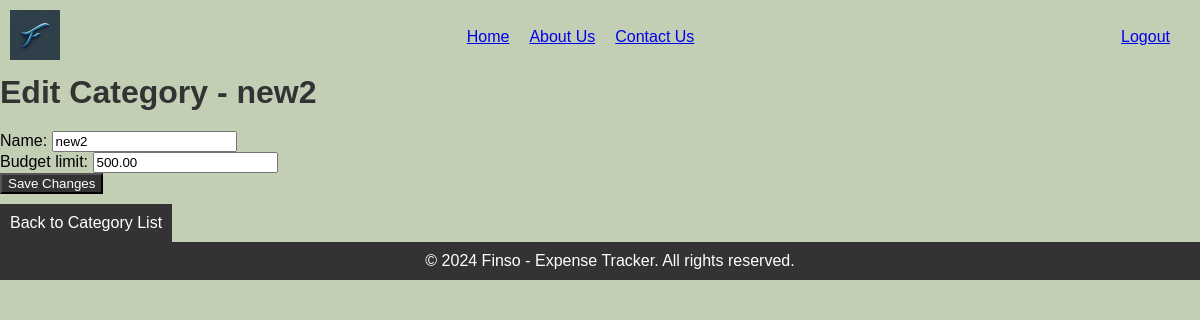
Page /categories/edit/9/ (signed in) on the committed database.
### Finso_app/models.py (models this page shows, shortened)
class Category(models.Model):
    user = models.ForeignKey(User, on_delete=models.CASCADE)
    name = models.CharField(max_length=255)
    budget_limit = models.DecimalField(max_digits=10, decimal_places=2, default=True, null=False )

### Finso_app/views.py (the view)
# urls.py: path('categories/edit/<int:category_id>/', views.edit_category, name='edit_category'),
@login_required
def edit_category(request, category_id):
    category = get_object_or_404(Category, id=category_id, user=request.user)
    if request.method == 'POST':
        form = CategoryForm(request.POST, instance=category)
        if form.is_valid():
            form.save()
            return redirect('category_list')
    else:
        form = CategoryForm(instance=category)
    return render(request, 'edit_category.html', {'form': form})

### Finso_app/forms.py
class CategoryForm(forms.ModelForm):
    class Meta:
        model = Category
        fields = ['name', 'budget_limit']

### Finso_app/templates/edit_category.html (shortened to what this page needs)
{% extends 'base.html' %}
{% block content %}
    <h1 class="category-title">Edit Category - {{ form.instance.name }}</h1>
    <form method="post" action="{% url 'edit_category' category_id=form.instance.id %}" class="category-form">
        {{ form.as_p }}
        <button type="submit" class="category-button">Save Changes</button>
    </form>
    <a href="{% url 'category_list' %}" class="category-button">Back to Category List</a>
{% endblock %}

### Finso_app/static/base_home.css (style rules this page uses)
body, h1, h2, h3, p, ul, li { margin: 0; padding: 0; }
body { font-family: 'Arial', sans-serif; background-color: #c2cfb4; max-width: 100vw; overflow-x: hidden; }

### Finso_app/static/category_styles.css (style rules this page uses)
h1.category-title { color: #333; }
form.category-form { margin-top: 20px; }
form.category-form button { background-color: #333; color: white; }
a.category-button { display: inline-block; padding: 10px; background-color: #333; color: white; text-decoration: none; margin-top: 10px; }

### rows in the picture
Category: instance.name "new2", name "new2", budget_limit "500.00"
